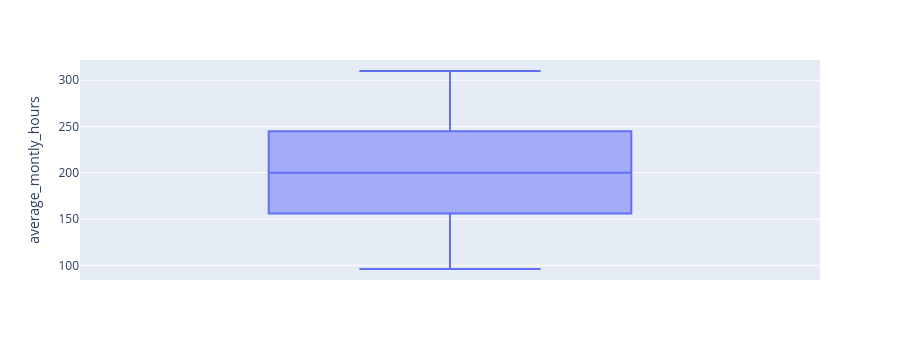

Here is the notebook cell this chart was saved with:
### Code cell
import plotly.express as px
fig = px.box(df_2, y="average_montly_hours")
fig.show();

### Figure 1 — Plotly figure (JSON) as saved in the notebook; plotly's stock layout.template omitted (floating-point values rounded to 4 significant figures; data arrays with more than 128 entries replaced by an {"elided": "..."} marker saying what was removed)
{"data": [{"alignmentgroup": "True", "hovertemplate": "average_montly_hours=%{y}<extra></extra>", "legendgroup": "", "marker": {"color": "#636efa"}, "name": "", "notched": false, "offsetgroup": "", "orientation": "v", "showlegend": false, "type": "box", "x0": " ", "xaxis": "x", "y": {"elided": "15787 int values"}, "y0": " ", "yaxis": "y"}], "layout": {"boxmode": "group", "height": 360, "legend": {"tracegroupgap": 0}, "margin": {"t": 60}, "xaxis": {"anchor": "y", "autorange": true, "domain": [0, 1], "range": [-0.5, 0.5], "type": "category"}, "yaxis": {"anchor": "x", "autorange": true, "domain": [0, 1], "range": [84.11, 321.9], "title": {"text": "average_montly_hours"}, "type": "linear"}}}
